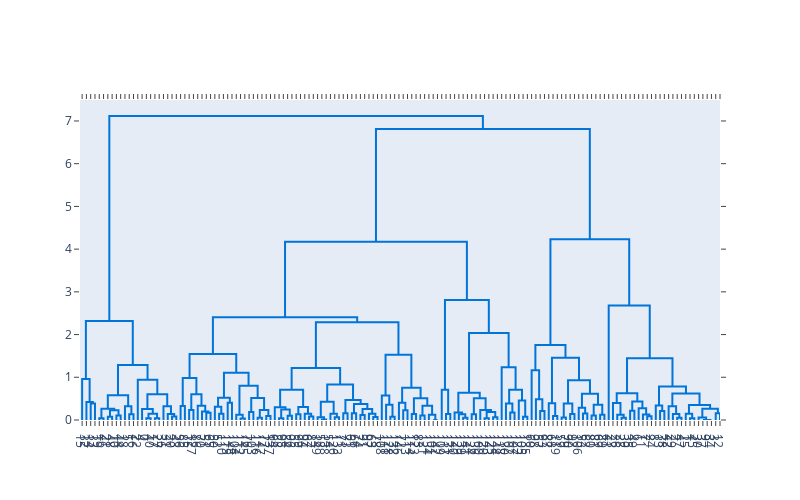

The cell this chart's notebook holds for it:
### Code cell
# Create the dendrogram
fig = ff.create_dendrogram(df_iris_pca, color_threshold=0)
fig.update_layout(width=800, height=500)
fig.show()

### Figure 1 — Plotly figure (JSON) as saved in the notebook; plotly's stock layout.template omitted (floating-point values rounded to 4 significant figures; data arrays with more than 128 entries replaced by an {"elided": "..."} marker saying what was removed)
{"data": [{"hoverinfo": "text", "marker": {"color": "rgb(0,116,217)"}, "mode": "lines", "type": "scatter", "x": [25, 25, 35, 35], "xaxis": "x", "y": [0, 0.3842, 0.3842, 0], "yaxis": "y"}, {"hoverinfo": "text", "marker": {"color": "rgb(0,116,217)"}, "mode": "lines", "type": "scatter", "x": [15, 15, 30, 30], "xaxis": "x", "y": [0, 0.4204, 0.4204, 0.3842], "yaxis": "y"}, {"hoverinfo": "text", "marker": {"color": "rgb(0,116,217)"}, "mode": "lines", "type": "scatter", "x": [5, 5, 22.5, 22.5], "xaxis": "x", "y": [0, 0.9625, 0.9625, 0.4204], "yaxis": "y"}, {"hoverinfo": "text", "marker": {"color": "rgb(0,116,217)"}, "mode": "lines", "type": "scatter", "x": [45, 45, 55, 55], "xaxis": "x", "y": [0, 0.04197, 0.04197, 0], "yaxis": "y"}, {"hoverinfo": "text", "marker": {"color": "rgb(0,116,217)"}, "mode": "lines", "type": "scatter", "x": [65, 65, 75, 75], "xaxis": "x", "y": [0, 0.07631, 0.07631, 0], "yaxis": "y"}, {"hoverinfo": "text", "marker": {"color": "rgb(0,116,217)"}, "mode": "lines", "type": "scatter", "x": [85, 85, 95, 95], "xaxis": "x", "y": [0, 0.1052, 0.1052, 0], "yaxis": "y"}, {"hoverinfo": "text", "marker": {"color": "rgb(0,116,217)"}, "mode": "lines", "type": "scatter", "x": [70, 70, 90, 90], "xaxis": "x", "y": [0.07631, 0.2303, 0.2303, 0.1052], "yaxis": "y"}, {"hoverinfo": "text", "marker": {"color": "rgb(0,116,217)"}, "mode": "lines", "type": "scatter", "x": [50, 50, 80, 80], "xaxis": "x", "y": [0.04197, 0.2655, 0.2655, 0.2303], "yaxis": "y"}, {"hoverinfo": "text", "marker": {"color": "rgb(0,116,217)"}, "mode": "lines", "type": "scatter", "x": [115, 115, 125, 125], "xaxis": "x", "y": [0, 0.1323, 0.1323, 0], "yaxis": "y"}, {"hoverinfo": "text", "marker": {"color": "rgb(0,116,217)"}, "mode": "lines", "type": "scatter", "x": [105, 105, 120, 120], "xaxis": "x", "y": [0, 0.3195, 0.3195, 0.1323], "yaxis": "y"}, {"hoverinfo": "text", "marker": {"color": "rgb(0,116,217)"}, "mode": "lines", "type": "scatter", "x": [65, 65, 112.5, 112.5], "xaxis": "x", "y": [0.2655, 0.5818, 0.5818, 0.3195], "yaxis": "y"}, {"hoverinfo": "text", "marker": {"color": "rgb(0,116,217)"}, "mode": "lines", "type": "scatter", "x": [155, 155, 165, 165], "xaxis": "x", "y": [0, 0.04365, 0.04365, 0], "yaxis": "y"}, {"hoverinfo": "text", "marker": {"color": "rgb(0,116,217)"}, "mode": "lines", "type": "scatter", "x": [175, 175, 185, 185], "xaxis": "x", "y": [0, 0.04365, 0.04365, 0], "yaxis": "y"}, {"hoverinfo": "text", "marker": {"color": "rgb(0,116,217)"}, "mode": "lines", "type": "scatter", "x": [160, 160, 180, 180], "xaxis": "x", "y": [0.04365, 0.1451, 0.1451, 0.04365], "yaxis": "y"}, {"hoverinfo": "text", "marker": {"color": "rgb(0,116,217)"}, "mode": "lines", "type": "scatter", "x": [145, 145, 170, 170], "xaxis": "x", "y": [0, 0.2553, 0.2553, 0.1451], "yaxis": "y"}, {"hoverinfo": "text", "marker": {"color": "rgb(0,116,217)"}, "mode": "lines", "type": "scatter", "x": [215, 215, 225, 225], "xaxis": "x", "y": [0, 0.08338, 0.08338, 0], "yaxis": "y"}, {"hoverinfo": "text", "marker": {"color": "rgb(0,116,217)"}, "mode": "lines", "type": "scatter", "x": [205, 205, 220, 220], "xaxis": "x", "y": [0, 0.1422, 0.1422, 0.08338], "yaxis": "y"}, {"hoverinfo": "text", "marker": {"color": "rgb(0,116,217)"}, "mode": "lines", "type": "scatter", "x": [195, 195, 212.5, 212.5], "xaxis": "x", "y": [0, 0.3203, 0.3203, 0.1422], "yaxis": "y"}, {"hoverinfo": "text", "marker": {"color": "rgb(0,116,217)"}, "mode": "lines", "type": "scatter", "x": [157.5, 157.5, 203.8, 203.8], "xaxis": "x", "y": [0.2553, 0.6023, 0.6023, 0.3203], "yaxis": "y"}, {"hoverinfo": "text", "marker": {"color": "rgb(0,116,217)"}, "mode": "lines", "type": "scatter", "x": [135, 135, 180.6, 180.6], "xaxis": "x", "y": [0, 0.9433, 0.9433, 0.6023], "yaxis": "y"}, {"hoverinfo": "text", "marker": {"color": "rgb(0,116,217)"}, "mode": "lines", "type": "scatter", "x": [88.75, 88.75, 157.8, 157.8], "xaxis": "x", "y": [0.5818, 1.289, 1.289, 0.9433], "yaxis": "y"}, {"hoverinfo": "text", "marker": {"color": "rgb(0,116,217)"}, "mode": "lines", "type": "scatter", "x": [13.75, 13.75, 123.3, 123.3], "xaxis": "x", "y": [0.9625, 2.317, 2.317, 1.289], "yaxis": "y"}, {"hoverinfo": "text", "marker": {"color": "rgb(0,116,217)"}, "mode": "lines", "type": "scatter", "x": [235, 235, 245, 245], "xaxis": "x", "y": [0, 0.326, 0.326, 0], "yaxis": "y"}, {"hoverinfo": "text", "marker": {"color": "rgb(0,116,217)"}, "mode": "lines", "type": "scatter", "x": [255, 255, 265, 265], "xaxis": "x", "y": [0, 0.236, 0.236, 0], "yaxis": "y"}, {"hoverinfo": "text", "marker": {"color": "rgb(0,116,217)"}, "mode": "lines", "type": "scatter", "x": [295, 295, 305, 305], "xaxis": "x", "y": [0, 0.1686, 0.1686, 0], "yaxis": "y"}, {"hoverinfo": "text", "marker": {"color": "rgb(0,116,217)"}, "mode": "lines", "type": "scatter", "x": [285, 285, 300, 300], "xaxis": "x", "y": [0, 0.1963, 0.1963, 0.1686], "yaxis": "y"}, {"hoverinfo": "text", "marker": {"color": "rgb(0,116,217)"}, "mode": "lines", "type": "scatter", "x": [275, 275, 292.5, 292.5], "xaxis": "x", "y": [0, 0.3334, 0.3334, 0.1963], "yaxis": "y"}, {"hoverinfo": "text", "marker": {"color": "rgb(0,116,217)"}, "mode": "lines", "type": "scatter", "x": [260, 260, 283.8, 283.8], "xaxis": "x", "y": [0.236, 0.6056, 0.6056, 0.3334], "yaxis": "y"}, {"hoverinfo": "text", "marker": {"color": "rgb(0,116,217)"}, "mode": "lines", "type": "scatter", "x": [240, 240, 271.9, 271.9], "xaxis": "x", "y": [0.326, 0.9845, 0.9845, 0.6056], "yaxis": "y"}, {"hoverinfo": "text", "marker": {"color": "rgb(0,116,217)"}, "mode": "lines", "type": "scatter", "x": [325, 325, 335, 335], "xaxis": "x", "y": [0, 0.1469, 0.1469, 0], "yaxis": "y"}, {"hoverinfo": "text", "marker": {"color": "rgb(0,116,217)"}, "mode": "lines", "type": "scatter", "x": [315, 315, 330, 330], "xaxis": "x", "y": [0, 0.3118, 0.3118, 0.1469], "yaxis": "y"}, {"hoverinfo": "text", "marker": {"color": "rgb(0,116,217)"}, "mode": "lines", "type": "scatter", "x": [345, 345, 355, 355], "xaxis": "x", "y": [0, 0.4019, 0.4019, 0], "yaxis": "y"}, {"hoverinfo": "text", "marker": {"color": "rgb(0,116,217)"}, "mode": "lines", "type": "scatter", "x": [322.5, 322.5, 350, 350], "xaxis": "x", "y": [0.3118, 0.5221, 0.5221, 0.4019], "yaxis": "y"}, {"hoverinfo": "text", "marker": {"color": "rgb(0,116,217)"}, "mode": "lines", "type": "scatter", "x": [375, 375, 385, 385], "xaxis": "x", "y": [0, 0.03437, 0.03437, 0], "yaxis": "y"}, {"hoverinfo": "text", "marker": {"color": "rgb(0,116,217)"}, "mode": "lines", "type": "scatter", "x": [365, 365, 380, 380], "xaxis": "x", "y": [0, 0.1242, 0.1242, 0.03437], "yaxis": "y"}, {"hoverinfo": "text", "marker": {"color": "rgb(0,116,217)"}, "mode": "lines", "type": "scatter", "x": [395, 395, 405, 405], "xaxis": "x", "y": [0, 0.1873, 0.1873, 0], "yaxis": "y"}, {"hoverinfo": "text", "marker": {"color": "rgb(0,116,217)"}, "mode": "lines", "type": "scatter", "x": [415, 415, 425, 425], "xaxis": "x", "y": [0, 0.0514, 0.0514, 0], "yaxis": "y"}, {"hoverinfo": "text", "marker": {"color": "rgb(0,116,217)"}, "mode": "lines", "type": "scatter", "x": [435, 435, 445, 445], "xaxis": "x", "y": [0, 0.0941, 0.0941, 0], "yaxis": "y"}, {"hoverinfo": "text", "marker": {"color": "rgb(0,116,217)"}, "mode": "lines", "type": "scatter", "x": [420, 420, 440, 440], "xaxis": "x", "y": [0.0514, 0.2332, 0.2332, 0.0941], "yaxis": "y"}, {"hoverinfo": "text", "marker": {"color": "rgb(0,116,217)"}, "mode": "lines", "type": "scatter", "x": [400, 400, 430, 430], "xaxis": "x", "y": [0.1873, 0.5133, 0.5133, 0.2332], "yaxis": "y"}, {"hoverinfo": "text", "marker": {"color": "rgb(0,116,217)"}, "mode": "lines", "type": "scatter", "x": [372.5, 372.5, 415, 415], "xaxis": "x", "y": [0.1242, 0.8024, 0.8024, 0.5133], "yaxis": "y"}, {"hoverinfo": "text", "marker": {"color": "rgb(0,116,217)"}, "mode": "lines", "type": "scatter", "x": [336.2, 336.2, 393.8, 393.8], "xaxis": "x", "y": [0.5221, 1.106, 1.106, 0.8024], "yaxis": "y"}, {"hoverinfo": "text", "marker": {"color": "rgb(0,116,217)"}, "mode": "lines", "type": "scatter", "x": [255.9, 255.9, 365, 365], "xaxis": "x", "y": [0.9845, 1.543, 1.543, 1.106], "yaxis": "y"}, {"hoverinfo": "text", "marker": {"color": "rgb(0,116,217)"}, "mode": "lines", "type": "scatter", "x": [465, 465, 475, 475], "xaxis": "x", "y": [0, 0.04365, 0.04365, 0], "yaxis": "y"}, {"hoverinfo": "text", "marker": {"color": "rgb(0,116,217)"}, "mode": "lines", "type": "scatter", "x": [485, 485, 495, 495], "xaxis": "x", "y": [0, 0.09968, 0.09968, 0], "yaxis": "y"}, {"hoverinfo": "text", "marker": {"color": "rgb(0,116,217)"}, "mode": "lines", "type": "scatter", "x": [470, 470, 490, 490], "xaxis": "x", "y": [0.04365, 0.2461, 0.2461, 0.09968], "yaxis": "y"}, {"hoverinfo": "text", "marker": {"color": "rgb(0,116,217)"}, "mode": "lines", "type": "scatter", "x": [455, 455, 480, 480], "xaxis": "x", "y": [0, 0.3, 0.3, 0.2461], "yaxis": "y"}, {"hoverinfo": "text", "marker": {"color": "rgb(0,116,217)"}, "mode": "lines", "type": "scatter", "x": [505, 505, 515, 515], "xaxis": "x", "y": [0, 0.1323, 0.1323, 0], "yaxis": "y"}, {"hoverinfo": "text", "marker": {"color": "rgb(0,116,217)"}, "mode": "lines", "type": "scatter", "x": [535, 535, 545, 545], "xaxis": "x", "y": [0, 0.08393, 0.08393, 0], "yaxis": "y"}, {"hoverinfo": "text", "marker": {"color": "rgb(0,116,217)"}, "mode": "lines", "type": "scatter", "x": [525, 525, 540, 540], "xaxis": "x", "y": [0, 0.1442, 0.1442, 0.08393], "yaxis": "y"}, {"hoverinfo": "text", "marker": {"color": "rgb(0,116,217)"}, "mode": "lines", "type": "scatter", "x": [510, 510, 532.5, 532.5], "xaxis": "x", "y": [0.1323, 0.3054, 0.3054, 0.1442], "yaxis": "y"}, {"hoverinfo": "text", "marker": {"color": "rgb(0,116,217)"}, "mode": "lines", "type": "scatter", "x": [467.5, 467.5, 521.2, 521.2], "xaxis": "x", "y": [0.3, 0.7062, 0.7062, 0.3054], "yaxis": "y"}, {"hoverinfo": "text", "marker": {"color": "rgb(0,116,217)"}, "mode": "lines", "type": "scatter", "x": [565, 565, 575, 575], "xaxis": "x", "y": [0, 0.01145, 0.01145, 0], "yaxis": "y"}, {"hoverinfo": "text", "marker": {"color": "rgb(0,116,217)"}, "mode": "lines", "type": "scatter", "x": [555, 555, 570, 570], "xaxis": "x", "y": [0, 0.06215, 0.06215, 0.01145], "yaxis": "y"}, {"hoverinfo": "text", "marker": {"color": "rgb(0,116,217)"}, "mode": "lines", "type": "scatter", "x": [595, 595, 605, 605], "xaxis": "x", "y": [0, 0.06482, 0.06482, 0], "yaxis": "y"}, {"hoverinfo": "text", "marker": {"color": "rgb(0,116,217)"}, "mode": "lines", "type": "scatter", "x": [585, 585, 600, 600], "xaxis": "x", "y": [0, 0.1461, 0.1461, 0.06482], "yaxis": "y"}, {"hoverinfo": "text", "marker": {"color": "rgb(0,116,217)"}, "mode": "lines", "type": "scatter", "x": [562.5, 562.5, 592.5, 592.5], "xaxis": "x", "y": [0.06215, 0.427, 0.427, 0.1461], "yaxis": "y"}, {"hoverinfo": "text", "marker": {"color": "rgb(0,116,217)"}, "mode": "lines", "type": "scatter", "x": [615, 615, 625, 625], "xaxis": "x", "y": [0, 0.157, 0.157, 0], "yaxis": "y"}, {"hoverinfo": "text", "marker": {"color": "rgb(0,116,217)"}, "mode": "lines", "type": "scatter", "x": [635, 635, 645, 645], "xaxis": "x", "y": [0, 0.16, 0.16, 0], "yaxis": "y"}, {"hoverinfo": "text", "marker": {"color": "rgb(0,116,217)"}, "mode": "lines", "type": "scatter", "x": [655, 655, 665, 665], "xaxis": "x", "y": [0, 0.1194, 0.1194, 0], "yaxis": "y"}, {"hoverinfo": "text", "marker": {"color": "rgb(0,116,217)"}, "mode": "lines", "type": "scatter", "x": [685, 685, 695, 695], "xaxis": "x", "y": [0, 0.0674, 0.0674, 0], "yaxis": "y"}, {"hoverinfo": "text", "marker": {"color": "rgb(0,116,217)"}, "mode": "lines", "type": "scatter", "x": [675, 675, 690, 690], "xaxis": "x", "y": [0, 0.1467, 0.1467, 0.0674], "yaxis": "y"}, {"hoverinfo": "text", "marker": {"color": "rgb(0,116,217)"}, "mode": "lines", "type": "scatter", "x": [660, 660, 682.5, 682.5], "xaxis": "x", "y": [0.1194, 0.2549, 0.2549, 0.1467], "yaxis": "y"}, {"hoverinfo": "text", "marker": {"color": "rgb(0,116,217)"}, "mode": "lines", "type": "scatter", "x": [640, 640, 671.2, 671.2], "xaxis": "x", "y": [0.16, 0.3747, 0.3747, 0.2549], "yaxis": "y"}, {"hoverinfo": "text", "marker": {"color": "rgb(0,116,217)"}, "mode": "lines", "type": "scatter", "x": [620, 620, 655.6, 655.6], "xaxis": "x", "y": [0.157, 0.4691, 0.4691, 0.3747], "yaxis": "y"}, {"hoverinfo": "text", "marker": {"color": "rgb(0,116,217)"}, "mode": "lines", "type": "scatter", "x": [577.5, 577.5, 637.8, 637.8], "xaxis": "x", "y": [0.427, 0.8338, 0.8338, 0.4691], "yaxis": "y"}, {"hoverinfo": "text", "marker": {"color": "rgb(0,116,217)"}, "mode": "lines", "type": "scatter", "x": [494.4, 494.4, 607.7, 607.7], "xaxis": "x", "y": [0.7062, 1.215, 1.215, 0.8338], "yaxis": "y"}, {"hoverinfo": "text", "marker": {"color": "rgb(0,116,217)"}, "mode": "lines", "type": "scatter", "x": [725, 725, 735, 735], "xaxis": "x", "y": [0, 0.07486, 0.07486, 0], "yaxis": "y"}, {"hoverinfo": "text", "marker": {"color": "rgb(0,116,217)"}, "mode": "lines", "type": "scatter", "x": [715, 715, 730, 730], "xaxis": "x", "y": [0, 0.3572, 0.3572, 0.07486], "yaxis": "y"}, {"hoverinfo": "text", "marker": {"color": "rgb(0,116,217)"}, "mode": "lines", "type": "scatter", "x": [705, 705, 722.5, 722.5], "xaxis": "x", "y": [0, 0.5728, 0.5728, 0.3572], "yaxis": "y"}, {"hoverinfo": "text", "marker": {"color": "rgb(0,116,217)"}, "mode": "lines", "type": "scatter", "x": [755, 755, 765, 765], "xaxis": "x", "y": [0, 0.2279, 0.2279, 0], "yaxis": "y"}, {"hoverinfo": "text", "marker": {"color": "rgb(0,116,217)"}, "mode": "lines", "type": "scatter", "x": [745, 745, 760, 760], "xaxis": "x", "y": [0, 0.4024, 0.4024, 0.2279], "yaxis": "y"}, {"hoverinfo": "text", "marker": {"color": "rgb(0,116,217)"}, "mode": "lines", "type": "scatter", "x": [775, 775, 785, 785], "xaxis": "x", "y": [0, 0.1414, 0.1414, 0], "yaxis": "y"}, {"hoverinfo": "text", "marker": {"color": "rgb(0,116,217)"}, "mode": "lines", "type": "scatter", "x": [795, 795, 805, 805], "xaxis": "x", "y": [0, 0.1057, 0.1057, 0], "yaxis": "y"}, {"hoverinfo": "text", "marker": {"color": "rgb(0,116,217)"}, "mode": "lines", "type": "scatter", "x": [825, 825, 835, 835], "xaxis": "x", "y": [0, 0, 0, 0], "yaxis": "y"}, {"hoverinfo": "text", "marker": {"color": "rgb(0,116,217)"}, "mode": "lines", "type": "scatter", "x": [815, 815, 830, 830], "xaxis": "x", "y": [0, 0.124, 0.124, 0], "yaxis": "y"}, {"hoverinfo": "text", "marker": {"color": "rgb(0,116,217)"}, "mode": "lines", "type": "scatter", "x": [800, 800, 822.5, 822.5], "xaxis": "x", "y": [0.1057, 0.3324, 0.3324, 0.124], "yaxis": "y"}, {"hoverinfo": "text", "marker": {"color": "rgb(0,116,217)"}, "mode": "lines", "type": "scatter", "x": [780, 780, 811.2, 811.2], "xaxis": "x", "y": [0.1414, 0.5063, 0.5063, 0.3324], "yaxis": "y"}, {"hoverinfo": "text", "marker": {"color": "rgb(0,116,217)"}, "mode": "lines", "type": "scatter", "x": [752.5, 752.5, 795.6, 795.6], "xaxis": "x", "y": [0.4024, 0.7534, 0.7534, 0.5063], "yaxis": "y"}, {"hoverinfo": "text", "marker": {"color": "rgb(0,116,217)"}, "mode": "lines", "type": "scatter", "x": [713.8, 713.8, 774.1, 774.1], "xaxis": "x", "y": [0.5728, 1.528, 1.528, 0.7534], "yaxis": "y"}, {"hoverinfo": "text", "marker": {"color": "rgb(0,116,217)"}, "mode": "lines", "type": "scatter", "x": [551.0, 551.0, 743.9, 743.9], "xaxis": "x", "y": [1.215, 2.29, 2.29, 1.528], "yaxis": "y"}, {"hoverinfo": "text", "marker": {"color": "rgb(0,116,217)"}, "mode": "lines", "type": "scatter", "x": [310.5, 310.5, 647.5, 647.5], "xaxis": "x", "y": [1.543, 2.405, 2.405, 2.29], "yaxis": "y"}, {"hoverinfo": "text", "marker": {"color": "rgb(0,116,217)"}, "mode": "lines", "type": "scatter", "x": [855, 855, 865, 865], "xaxis": "x", "y": [0, 0.1398, 0.1398, 0], "yaxis": "y"}, {"hoverinfo": "text", "marker": {"color": "rgb(0,116,217)"}, "mode": "lines", "type": "scatter", "x": [845, 845, 860, 860], "xaxis": "x", "y": [0, 0.7064, 0.7064, 0.1398], "yaxis": "y"}, {"hoverinfo": "text", "marker": {"color": "rgb(0,116,217)"}, "mode": "lines", "type": "scatter", "x": [895, 895, 905, 905], "xaxis": "x", "y": [0, 0.0514, 0.0514, 0], "yaxis": "y"}, {"hoverinfo": "text", "marker": {"color": "rgb(0,116,217)"}, "mode": "lines", "type": "scatter", "x": [885, 885, 900, 900], "xaxis": "x", "y": [0, 0.1362, 0.1362, 0.0514], "yaxis": "y"}, {"hoverinfo": "text", "marker": {"color": "rgb(0,116,217)"}, "mode": "lines", "type": "scatter", "x": [875, 875, 892.5, 892.5], "xaxis": "x", "y": [0, 0.174, 0.174, 0.1362], "yaxis": "y"}, {"hoverinfo": "text", "marker": {"color": "rgb(0,116,217)"}, "mode": "lines", "type": "scatter", "x": [915, 915, 925, 925], "xaxis": "x", "y": [0, 0.1371, 0.1371, 0], "yaxis": "y"}, {"hoverinfo": "text", "marker": {"color": "rgb(0,116,217)"}, "mode": "lines", "type": "scatter", "x": [945, 945, 955, 955], "xaxis": "x", "y": [0, 0.04281, 0.04281, 0], "yaxis": "y"}, {"hoverinfo": "text", "marker": {"color": "rgb(0,116,217)"}, "mode": "lines", "type": "scatter", "x": [965, 965, 975, 975], "xaxis": "x", "y": [0, 0.06307, 0.06307, 0], "yaxis": "y"}, {"hoverinfo": "text", "marker": {"color": "rgb(0,116,217)"}, "mode": "lines", "type": "scatter", "x": [950, 950, 970, 970], "xaxis": "x", "y": [0.04281, 0.1885, 0.1885, 0.06307], "yaxis": "y"}, {"hoverinfo": "text", "marker": {"color": "rgb(0,116,217)"}, "mode": "lines", "type": "scatter", "x": [935, 935, 960, 960], "xaxis": "x", "y": [0, 0.2345, 0.2345, 0.1885], "yaxis": "y"}, {"hoverinfo": "text", "marker": {"color": "rgb(0,116,217)"}, "mode": "lines", "type": "scatter", "x": [920, 920, 947.5, 947.5], "xaxis": "x", "y": [0.1371, 0.5076, 0.5076, 0.2345], "yaxis": "y"}, {"hoverinfo": "text", "marker": {"color": "rgb(0,116,217)"}, "mode": "lines", "type": "scatter", "x": [883.8, 883.8, 933.8, 933.8], "xaxis": "x", "y": [0.174, 0.6353, 0.6353, 0.5076], "yaxis": "y"}, {"hoverinfo": "text", "marker": {"color": "rgb(0,116,217)"}, "mode": "lines", "type": "scatter", "x": [1005, 1005, 1015, 1015], "xaxis": "x", "y": [0, 0.1742, 0.1742, 0], "yaxis": "y"}, {"hoverinfo": "text", "marker": {"color": "rgb(0,116,217)"}, "mode": "lines", "type": "scatter", "x": [995, 995, 1010, 1010], "xaxis": "x", "y": [0, 0.3837, 0.3837, 0.1742], "yaxis": "y"}, {"hoverinfo": "text", "marker": {"color": "rgb(0,116,217)"}, "mode": "lines", "type": "scatter", "x": [1035, 1035, 1045, 1045], "xaxis": "x", "y": [0, 0.07319, 0.07319, 0], "yaxis": "y"}, {"hoverinfo": "text", "marker": {"color": "rgb(0,116,217)"}, "mode": "lines", "type": "scatter", "x": [1025, 1025, 1040, 1040], "xaxis": "x", "y": [0, 0.4574, 0.4574, 0.07319], "yaxis": "y"}, {"hoverinfo": "text", "marker": {"color": "rgb(0,116,217)"}, "mode": "lines", "type": "scatter", "x": [1002.0, 1002.0, 1032.0, 1032.0], "xaxis": "x", "y": [0.3837, 0.7092, 0.7092, 0.4574], "yaxis": "y"}, {"hoverinfo": "text", "marker": {"color": "rgb(0,116,217)"}, "mode": "lines", "type": "scatter", "x": [985, 985, 1018.0, 1018.0], "xaxis": "x", "y": [0, 1.235, 1.235, 0.7092], "yaxis": "y"}, {"hoverinfo": "text", "marker": {"color": "rgb(0,116,217)"}, "mode": "lines", "type": "scatter", "x": [908.8, 908.8, 1001.0, 1001.0], "xaxis": "x", "y": [0.6353, 2.036, 2.036, 1.235], "yaxis": "y"}, {"hoverinfo": "text", "marker": {"color": "rgb(0,116,217)"}, "mode": "lines", "type": "scatter", "x": [852.5, 852.5, 955, 955], "xaxis": "x", "y": [0.7064, 2.81, 2.81, 2.036], "yaxis": "y"}, {"hoverinfo": "text", "marker": {"color": "rgb(0,116,217)"}, "mode": "lines", "type": "scatter", "x": [479.0, 479.0, 903.8, 903.8], "xaxis": "x", "y": [2.405, 4.174, 4.174, 2.81], "yaxis": "y"}, {"hoverinfo": "text", "marker": {"color": "rgb(0,116,217)"}, "mode": "lines", "type": "scatter", "x": [1075, 1075, 1085, 1085], "xaxis": "x", "y": [0, 0.2098, 0.2098, 0], "yaxis": "y"}, {"hoverinfo": "text", "marker": {"color": "rgb(0,116,217)"}, "mode": "lines", "type": "scatter", "x": [1065, 1065, 1080, 1080], "xaxis": "x", "y": [0, 0.4857, 0.4857, 0.2098], "yaxis": "y"}, {"hoverinfo": "text", "marker": {"color": "rgb(0,116,217)"}, "mode": "lines", "type": "scatter", "x": [1055, 1055, 1072.0, 1072.0], "xaxis": "x", "y": [0, 1.167, 1.167, 0.4857], "yaxis": "y"}, {"hoverinfo": "text", "marker": {"color": "rgb(0,116,217)"}, "mode": "lines", "type": "scatter", "x": [1105, 1105, 1115, 1115], "xaxis": "x", "y": [0, 0.09268, 0.09268, 0], "yaxis": "y"}, {"hoverinfo": "text", "marker": {"color": "rgb(0,116,217)"}, "mode": "lines", "type": "scatter", "x": [1095, 1095, 1110, 1110], "xaxis": "x", "y": [0, 0.3915, 0.3915, 0.09268], "yaxis": "y"}, {"hoverinfo": "text", "marker": {"color": "rgb(0,116,217)"}, "mode": "lines", "type": "scatter", "x": [1125, 1125, 1135, 1135], "xaxis": "x", "y": [0, 0.05919, 0.05919, 0], "yaxis": "y"}, {"hoverinfo": "text", "marker": {"color": "rgb(0,116,217)"}, "mode": "lines", "type": "scatter", "x": [1145, 1145, 1155, 1155], "xaxis": "x", "y": [0, 0.1427, 0.1427, 0], "yaxis": "y"}, {"hoverinfo": "text", "marker": {"color": "rgb(0,116,217)"}, "mode": "lines", "type": "scatter", "x": [1130, 1130, 1150, 1150], "xaxis": "x", "y": [0.05919, 0.3834, 0.3834, 0.1427], "yaxis": "y"}, {"hoverinfo": "text", "marker": {"color": "rgb(0,116,217)"}, "mode": "lines", "type": "scatter", "x": [1175, 1175, 1185, 1185], "xaxis": "x", "y": [0, 0.155, 0.155, 0], "yaxis": "y"}, {"hoverinfo": "text", "marker": {"color": "rgb(0,116,217)"}, "mode": "lines", "type": "scatter", "x": [1165, 1165, 1180, 1180], "xaxis": "x", "y": [0, 0.2872, 0.2872, 0.155], "yaxis": "y"}, {"hoverinfo": "text", "marker": {"color": "rgb(0,116,217)"}, "mode": "lines", "type": "scatter", "x": [1195, 1195, 1205, 1205], "xaxis": "x", "y": [0, 0.1079, 0.1079, 0], "yaxis": "y"}, {"hoverinfo": "text", "marker": {"color": "rgb(0,116,217)"}, "mode": "lines", "type": "scatter", "x": [1215, 1215, 1225, 1225], "xaxis": "x", "y": [0, 0.1215, 0.1215, 0], "yaxis": "y"}, {"hoverinfo": "text", "marker": {"color": "rgb(0,116,217)"}, "mode": "lines", "type": "scatter", "x": [1200, 1200, 1220, 1220], "xaxis": "x", "y": [0.1079, 0.3572, 0.3572, 0.1215], "yaxis": "y"}, {"hoverinfo": "text", "marker": {"color": "rgb(0,116,217)"}, "mode": "lines", "type": "scatter", "x": [1172.0, 1172.0, 1210, 1210], "xaxis": "x", "y": [0.2872, 0.6133, 0.6133, 0.3572], "yaxis": "y"}, {"hoverinfo": "text", "marker": {"color": "rgb(0,116,217)"}, "mode": "lines", "type": "scatter", "x": [1140, 1140, 1191.0, 1191.0], "xaxis": "x", "y": [0.3834, 0.933, 0.933, 0.6133], "yaxis": "y"}, {"hoverinfo": "text", "marker": {"color": "rgb(0,116,217)"}, "mode": "lines", "type": "scatter", "x": [1102.0, 1102.0, 1166.0, 1166.0], "xaxis": "x", "y": [0.3915, 1.459, 1.459, 0.933], "yaxis": "y"}, {"hoverinfo": "text", "marker": {"color": "rgb(0,116,217)"}, "mode": "lines", "type": "scatter", "x": [1064.0, 1064.0, 1134.0, 1134.0], "xaxis": "x", "y": [1.167, 1.757, 1.757, 1.459], "yaxis": "y"}, {"hoverinfo": "text", "marker": {"color": "rgb(0,116,217)"}, "mode": "lines", "type": "scatter", "x": [1265, 1265, 1275, 1275], "xaxis": "x", "y": [0, 0.05332, 0.05332, 0], "yaxis": "y"}, {"hoverinfo": "text", "marker": {"color": "rgb(0,116,217)"}, "mode": "lines", "type": "scatter", "x": [1255, 1255, 1270, 1270], "xaxis": "x", "y": [0, 0.1215, 0.1215, 0.05332], "yaxis": "y"}, {"hoverinfo": "text", "marker": {"color": "rgb(0,116,217)"}, "mode": "lines", "type": "scatter", "x": [1245, 1245, 1262.0, 1262.0], "xaxis": "x", "y": [0, 0.3965, 0.3965, 0.1215], "yaxis": "y"}, {"hoverinfo": "text", "marker": {"color": "rgb(0,116,217)"}, "mode": "lines", "type": "scatter", "x": [1285, 1285, 1295, 1295], "xaxis": "x", "y": [0, 0.2166, 0.2166, 0], "yaxis": "y"}, {"hoverinfo": "text", "marker": {"color": "rgb(0,116,217)"}, "mode": "lines", "type": "scatter", "x": [1325, 1325, 1335, 1335], "xaxis": "x", "y": [0, 0.08561, 0.08561, 0], "yaxis": "y"}, {"hoverinfo": "text", "marker": {"color": "rgb(0,116,217)"}, "mode": "lines", "type": "scatter", "x": [1315, 1315, 1330, 1330], "xaxis": "x", "y": [0, 0.1291, 0.1291, 0.08561], "yaxis": "y"}, {"hoverinfo": "text", "marker": {"color": "rgb(0,116,217)"}, "mode": "lines", "type": "scatter", "x": [1305, 1305, 1322.0, 1322.0], "xaxis": "x", "y": [0, 0.2736, 0.2736, 0.1291], "yaxis": "y"}, {"hoverinfo": "text", "marker": {"color": "rgb(0,116,217)"}, "mode": "lines", "type": "scatter", "x": [1290, 1290, 1314.0, 1314.0], "xaxis": "x", "y": [0.2166, 0.4325, 0.4325, 0.2736], "yaxis": "y"}, {"hoverinfo": "text", "marker": {"color": "rgb(0,116,217)"}, "mode": "lines", "type": "scatter", "x": [1254.0, 1254.0, 1302.0, 1302.0], "xaxis": "x", "y": [0.3965, 0.6261, 0.6261, 0.4325], "yaxis": "y"}, {"hoverinfo": "text", "marker": {"color": "rgb(0,116,217)"}, "mode": "lines", "type": "scatter", "x": [1355, 1355, 1365, 1365], "xaxis": "x", "y": [0, 0.2113, 0.2113, 0], "yaxis": "y"}, {"hoverinfo": "text", "marker": {"color": "rgb(0,116,217)"}, "mode": "lines", "type": "scatter", "x": [1345, 1345, 1360, 1360], "xaxis": "x", "y": [0, 0.3366, 0.3366, 0.2113], "yaxis": "y"}, {"hoverinfo": "text", "marker": {"color": "rgb(0,116,217)"}, "mode": "lines", "type": "scatter", "x": [1395, 1395, 1405, 1405], "xaxis": "x", "y": [0, 0.05332, 0.05332, 0], "yaxis": "y"}, {"hoverinfo": "text", "marker": {"color": "rgb(0,116,217)"}, "mode": "lines", "type": "scatter", "x": [1385, 1385, 1400, 1400], "xaxis": "x", "y": [0, 0.1378, 0.1378, 0.05332], "yaxis": "y"}, {"hoverinfo": "text", "marker": {"color": "rgb(0,116,217)"}, "mode": "lines", "type": "scatter", "x": [1375, 1375, 1392.0, 1392.0], "xaxis": "x", "y": [0, 0.3207, 0.3207, 0.1378], "yaxis": "y"}, {"hoverinfo": "text", "marker": {"color": "rgb(0,116,217)"}, "mode": "lines", "type": "scatter", "x": [1425, 1425, 1435, 1435], "xaxis": "x", "y": [0, 0.03815, 0.03815, 0], "yaxis": "y"}, {"hoverinfo": "text", "marker": {"color": "rgb(0,116,217)"}, "mode": "lines", "type": "scatter", "x": [1415, 1415, 1430, 1430], "xaxis": "x", "y": [0, 0.1451, 0.1451, 0.03815], "yaxis": "y"}, {"hoverinfo": "text", "marker": {"color": "rgb(0,116,217)"}, "mode": "lines", "type": "scatter", "x": [1465, 1465, 1475, 1475], "xaxis": "x", "y": [0, 0, 0, 0], "yaxis": "y"}, {"hoverinfo": "text", "marker": {"color": "rgb(0,116,217)"}, "mode": "lines", "type": "scatter", "x": [1455, 1455, 1470, 1470], "xaxis": "x", "y": [0, 0, 0, 0], "yaxis": "y"}, {"hoverinfo": "text", "marker": {"color": "rgb(0,116,217)"}, "mode": "lines", "type": "scatter", "x": [1445, 1445, 1462.0, 1462.0], "xaxis": "x", "y": [0, 0.05651, 0.05651, 0], "yaxis": "y"}, {"hoverinfo": "text", "marker": {"color": "rgb(0,116,217)"}, "mode": "lines", "type": "scatter", "x": [1485, 1485, 1495, 1495], "xaxis": "x", "y": [0, 0.1559, 0.1559, 0], "yaxis": "y"}, {"hoverinfo": "text", "marker": {"color": "rgb(0,116,217)"}, "mode": "lines", "type": "scatter", "x": [1454.0, 1454.0, 1490, 1490], "xaxis": "x", "y": [0.05651, 0.2629, 0.2629, 0.1559], "yaxis": "y"}, {"hoverinfo": "text", "marker": {"color": "rgb(0,116,217)"}, "mode": "lines", "type": "scatter", "x": [1422.0, 1422.0, 1472.0, 1472.0], "xaxis": "x", "y": [0.1451, 0.3487, 0.3487, 0.2629], "yaxis": "y"}, {"hoverinfo": "text", "marker": {"color": "rgb(0,116,217)"}, "mode": "lines", "type": "scatter", "x": [1384.0, 1384.0, 1447.0, 1447.0], "xaxis": "x", "y": [0.3207, 0.6203, 0.6203, 0.3487], "yaxis": "y"}, {"hoverinfo": "text", "marker": {"color": "rgb(0,116,217)"}, "mode": "lines", "type": "scatter", "x": [1352.0, 1352.0, 1415.0, 1415.0], "xaxis": "x", "y": [0.3366, 0.7837, 0.7837, 0.6203], "yaxis": "y"}, {"hoverinfo": "text", "marker": {"color": "rgb(0,116,217)"}, "mode": "lines", "type": "scatter", "x": [1278.0, 1278.0, 1384.0, 1384.0], "xaxis": "x", "y": [0.6261, 1.446, 1.446, 0.7837], "yaxis": "y"}, {"hoverinfo": "text", "marker": {"color": "rgb(0,116,217)"}, "mode": "lines", "type": "scatter", "x": [1235, 1235, 1331.0, 1331.0], "xaxis": "x", "y": [0, 2.678, 2.678, 1.446], "yaxis": "y"}, {"hoverinfo": "text", "marker": {"color": "rgb(0,116,217)"}, "mode": "lines", "type": "scatter", "x": [1099.0, 1099.0, 1283.0, 1283.0], "xaxis": "x", "y": [1.757, 4.231, 4.231, 2.678], "yaxis": "y"}, {"hoverinfo": "text", "marker": {"color": "rgb(0,116,217)"}, "mode": "lines", "type": "scatter", "x": [691.4, 691.4, 1191.0, 1191.0], "xaxis": "x", "y": [4.174, 6.814, 6.814, 4.231], "yaxis": "y"}, {"hoverinfo": "text", "marker": {"color": "rgb(0,116,217)"}, "mode": "lines", "type": "scatter", "x": [68.52, 68.52, 941.1, 941.1], "xaxis": "x", "y": [2.317, 7.117, 7.117, 6.814], "yaxis": "y"}], "layout": {"autosize": false, "height": 500, "hovermode": "closest", "showlegend": false, "width": 800, "xaxis": {"mirror": "allticks", "rangemode": "tozero", "showgrid": false, "showline": true, "showticklabels": true, "tickmode": "array", "ticks": "outside", "ticktext": {"elided": "150 str values"}, "tickvals": {"elided": "150 int values"}, "type": "linear", "zeroline": false}, "yaxis": {"mirror": "allticks", "rangemode": "tozero", "showgrid": false, "showline": true, "showticklabels": true, "ticks": "outside", "type": "linear", "zeroline": false}}}
